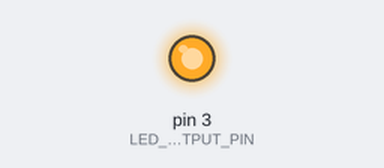
Simulated run of this sketch. Board: Arduino Uno, built with avr-gcc and run on an emulated ATmega328P. On the bench: output pins drawn as LEDs (lit = HIGH).

Above: at 1.1 s.
At 4.2 s:
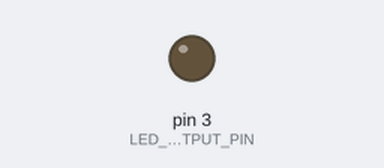
Timing chart, 0 to 5.3 s (numbered marks = the images above):
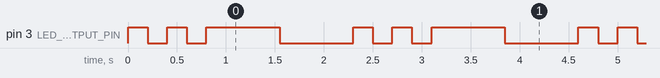

Measured:
- by itself, pin 3 (LED_OUTPUT_PIN): repeats every 2.3 s: LOW 0.20 s, HIGH 0.20 s, LOW 0.20 s, HIGH 0.75 s, LOW 0.75 s, HIGH 0.20 s
- by itself, everything shown: repeats every 2.3 s, in 6 steps

The sketch:

L2.ino
```cpp
const int LED_OUTPUT_PIN = 3;

void setup() {
  // put your setup code here, to run once:
  pinMode(LED_OUTPUT_PIN, OUTPUT);
}

void loop() {
  // put your main code here, to run repeatedly:
  digitalWrite(LED_OUTPUT_PIN, HIGH);
  delay(200);
  digitalWrite(LED_OUTPUT_PIN,LOW);
  delay(200);
  digitalWrite(LED_OUTPUT_PIN, HIGH);
  delay(200);
  digitalWrite(LED_OUTPUT_PIN,LOW);
  delay(200);
  digitalWrite(LED_OUTPUT_PIN, HIGH);
  delay(750);
  digitalWrite(LED_OUTPUT_PIN,LOW);
  delay(750);
}
```
